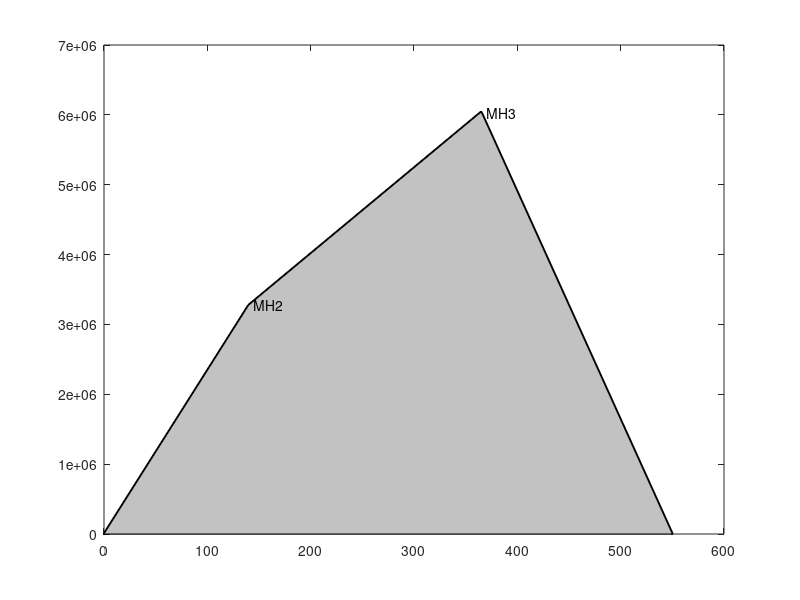

MATLAB code to generate this figure:
plot([0 140 365 550], [0 3275300 6040435 0], '.-k', 'LineWidth',2)
patch([0 140 365 550], [0 3275300 6040435 0], [0.76 0.76 0.76])
text(145, 3.28e6, 'MH2')
text(370, 6.04e6, 'MH3')
